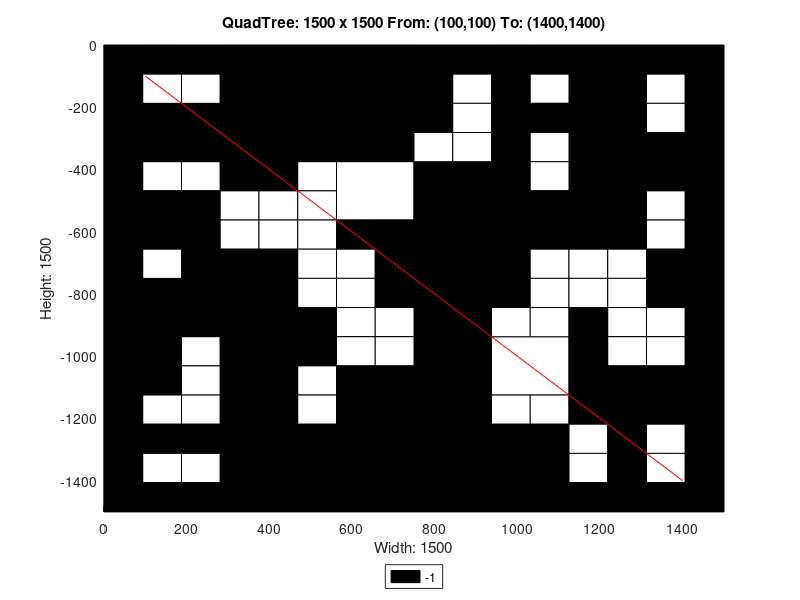

Here is the MATLAB script that generated this plot:
axis([0 1500 -1500 0]);
title('QuadTree: 1500 x 1500 From: (100,100) To: (1400,1400)');
xlabel('Width: 1500');
ylabel('Height: 1500');
rectangle('Position',[375 -375 375 375], 'FaceColor',[0 0 0]);
rectangle('Position',[0 -375 187.5 187.5], 'FaceColor',[0 0 0]);
rectangle('Position',[187.5 -375 187.5 187.5], 'FaceColor',[0 0 0]);
rectangle('Position',[562.5 -562.5 187.5 187.5], 'FaceColor',[1 1 1]);
rectangle('Position',[1125 -187.5 187.5 187.5], 'FaceColor',[0 0 0]);
rectangle('Position',[1125 -375 187.5 187.5], 'FaceColor',[0 0 0]);
rectangle('Position',[750 -562.5 187.5 187.5], 'FaceColor',[0 0 0]);
rectangle('Position',[750 -750 187.5 187.5], 'FaceColor',[0 0 0]);
rectangle('Position',[1125 -562.5 187.5 187.5], 'FaceColor',[0 0 0]);
rectangle('Position',[0 -937.5 187.5 187.5], 'FaceColor',[0 0 0]);
rectangle('Position',[187.5 -937.5 187.5 187.5], 'FaceColor',[0 0 0]);
rectangle('Position',[0 -1125 187.5 187.5], 'FaceColor',[0 0 0]);
rectangle('Position',[562.5 -1312.5 187.5 187.5], 'FaceColor',[0 0 0]);
rectangle('Position',[375 -1500 187.5 187.5], 'FaceColor',[0 0 0]);
rectangle('Position',[562.5 -1500 187.5 187.5], 'FaceColor',[0 0 0]);
rectangle('Position',[750 -937.5 187.5 187.5], 'FaceColor',[0 0 0]);
rectangle('Position',[750 -1125 187.5 187.5], 'FaceColor',[0 0 0]);
rectangle('Position',[937.5 -1125 187.5 187.5], 'FaceColor',[1 1 1]);
rectangle('Position',[750 -1312.5 187.5 187.5], 'FaceColor',[0 0 0]);
rectangle('Position',[750 -1500 187.5 187.5], 'FaceColor',[0 0 0]);
rectangle('Position',[937.5 -1500 187.5 187.5], 'FaceColor',[0 0 0]);
rectangle('Position',[0 -93.75 93.75 93.75], 'FaceColor',[0 0 0]);
rectangle('Position',[93.75 -93.75 93.75 93.75], 'FaceColor',[0 0 0]);
rectangle('Position',[0 -187.5 93.75 93.75], 'FaceColor',[0 0 0]);
rectangle('Position',[93.75 -187.5 93.75 93.75], 'FaceColor',[1 1 1]);
rectangle('Position',[187.5 -93.75 93.75 93.75], 'FaceColor',[0 0 0]);
rectangle('Position',[281.25 -93.75 93.75 93.75], 'FaceColor',[0 0 0]);
rectangle('Position',[187.5 -187.5 93.75 93.75], 'FaceColor',[1 1 1]);
rectangle('Position',[281.25 -187.5 93.75 93.75], 'FaceColor',[0 0 0]);
rectangle('Position',[0 -468.75 93.75 93.75], 'FaceColor',[0 0 0]);
rectangle('Position',[93.75 -468.75 93.75 93.75], 'FaceColor',[1 1 1]);
rectangle('Position',[0 -562.5 93.75 93.75], 'FaceColor',[0 0 0]);
rectangle('Position',[93.75 -562.5 93.75 93.75], 'FaceColor',[0 0 0]);
rectangle('Position',[187.5 -468.75 93.75 93.75], 'FaceColor',[1 1 1]);
rectangle('Position',[281.25 -468.75 93.75 93.75], 'FaceColor',[0 0 0]);
rectangle('Position',[187.5 -562.5 93.75 93.75], 'FaceColor',[0 0 0]);
rectangle('Position',[281.25 -562.5 93.75 93.75], 'FaceColor',[1 1 1]);
rectangle('Position',[0 -656.25 93.75 93.75], 'FaceColor',[0 0 0]);
rectangle('Position',[93.75 -656.25 93.75 93.75], 'FaceColor',[0 0 0]);
rectangle('Position',[0 -750 93.75 93.75], 'FaceColor',[0 0 0]);
rectangle('Position',[93.75 -750 93.75 93.75], 'FaceColor',[1 1 1]);
rectangle('Position',[187.5 -656.25 93.75 93.75], 'FaceColor',[0 0 0]);
rectangle('Position',[281.25 -656.25 93.75 93.75], 'FaceColor',[1 1 1]);
rectangle('Position',[187.5 -750 93.75 93.75], 'FaceColor',[0 0 0]);
rectangle('Position',[281.25 -750 93.75 93.75], 'FaceColor',[0 0 0]);
rectangle('Position',[375 -468.75 93.75 93.75], 'FaceColor',[0 0 0]);
rectangle('Position',[468.75 -468.75 93.75 93.75], 'FaceColor',[1 1 1]);
rectangle('Position',[375 -562.5 93.75 93.75], 'FaceColor',[1 1 1]);
rectangle('Position',[468.75 -562.5 93.75 93.75], 'FaceColor',[1 1 1]);
rectangle('Position',[375 -656.25 93.75 93.75], 'FaceColor',[1 1 1]);
rectangle('Position',[468.75 -656.25 93.75 93.75], 'FaceColor',[1 1 1]);
rectangle('Position',[375 -750 93.75 93.75], 'FaceColor',[0 0 0]);
rectangle('Position',[468.75 -750 93.75 93.75], 'FaceColor',[1 1 1]);
rectangle('Position',[562.5 -656.25 93.75 93.75], 'FaceColor',[0 0 0]);
rectangle('Position',[656.25 -656.25 93.75 93.75], 'FaceColor',[0 0 0]);
rectangle('Position',[562.5 -750 93.75 93.75], 'FaceColor',[1 1 1]);
rectangle('Position',[656.25 -750 93.75 93.75], 'FaceColor',[0 0 0]);
rectangle('Position',[750 -93.75 93.75 93.75], 'FaceColor',[0 0 0]);
rectangle('Position',[843.75 -93.75 93.75 93.75], 'FaceColor',[0 0 0]);
rectangle('Position',[750 -187.5 93.75 93.75], 'FaceColor',[0 0 0]);
rectangle('Position',[843.75 -187.5 93.75 93.75], 'FaceColor',[1 1 1]);
rectangle('Position',[937.5 -93.75 93.75 93.75], 'FaceColor',[0 0 0]);
rectangle('Position',[1031.25 -93.75 93.75 93.75], 'FaceColor',[0 0 0]);
rectangle('Position',[937.5 -187.5 93.75 93.75], 'FaceColor',[0 0 0]);
rectangle('Position',[1031.25 -187.5 93.75 93.75], 'FaceColor',[1 1 1]);
rectangle('Position',[750 -281.25 93.75 93.75], 'FaceColor',[0 0 0]);
rectangle('Position',[843.75 -281.25 93.75 93.75], 'FaceColor',[1 1 1]);
rectangle('Position',[750 -375 93.75 93.75], 'FaceColor',[1 1 1]);
rectangle('Position',[843.75 -375 93.75 93.75], 'FaceColor',[1 1 1]);
rectangle('Position',[937.5 -281.25 93.75 93.75], 'FaceColor',[0 0 0]);
rectangle('Position',[1031.25 -281.25 93.75 93.75], 'FaceColor',[0 0 0]);
rectangle('Position',[937.5 -375 93.75 93.75], 'FaceColor',[0 0 0]);
rectangle('Position',[1031.25 -375 93.75 93.75], 'FaceColor',[1 1 1]);
rectangle('Position',[1312.5 -93.75 93.75 93.75], 'FaceColor',[0 0 0]);
rectangle('Position',[1406.25 -93.75 93.75 93.75], 'FaceColor',[0 0 0]);
rectangle('Position',[1312.5 -187.5 93.75 93.75], 'FaceColor',[1 1 1]);
rectangle('Position',[1406.25 -187.5 93.75 93.75], 'FaceColor',[0 0 0]);
rectangle('Position',[1312.5 -281.25 93.75 93.75], 'FaceColor',[1 1 1]);
rectangle('Position',[1406.25 -281.25 93.75 93.75], 'FaceColor',[0 0 0]);
rectangle('Position',[1312.5 -375 93.75 93.75], 'FaceColor',[0 0 0]);
rectangle('Position',[1406.25 -375 93.75 93.75], 'FaceColor',[0 0 0]);
rectangle('Position',[937.5 -468.75 93.75 93.75], 'FaceColor',[0 0 0]);
rectangle('Position',[1031.25 -468.75 93.75 93.75], 'FaceColor',[1 1 1]);
rectangle('Position',[937.5 -562.5 93.75 93.75], 'FaceColor',[0 0 0]);
rectangle('Position',[1031.25 -562.5 93.75 93.75], 'FaceColor',[0 0 0]);
rectangle('Position',[937.5 -656.25 93.75 93.75], 'FaceColor',[0 0 0]);
rectangle('Position',[1031.25 -656.25 93.75 93.75], 'FaceColor',[0 0 0]);
rectangle('Position',[937.5 -750 93.75 93.75], 'FaceColor',[0 0 0]);
rectangle('Position',[1031.25 -750 93.75 93.75], 'FaceColor',[1 1 1]);
rectangle('Position',[1312.5 -468.75 93.75 93.75], 'FaceColor',[0 0 0]);
rectangle('Position',[1406.25 -468.75 93.75 93.75], 'FaceColor',[0 0 0]);
rectangle('Position',[1312.5 -562.5 93.75 93.75], 'FaceColor',[1 1 1]);
rectangle('Position',[1406.25 -562.5 93.75 93.75], 'FaceColor',[0 0 0]);
rectangle('Position',[1125 -656.25 93.75 93.75], 'FaceColor',[0 0 0]);
rectangle('Position',[1218.75 -656.25 93.75 93.75], 'FaceColor',[0 0 0]);
rectangle('Position',[1125 -750 93.75 93.75], 'FaceColor',[1 1 1]);
rectangle('Position',[1218.75 -750 93.75 93.75], 'FaceColor',[1 1 1]);
rectangle('Position',[1312.5 -656.25 93.75 93.75], 'FaceColor',[1 1 1]);
rectangle('Position',[1406.25 -656.25 93.75 93.75], 'FaceColor',[0 0 0]);
rectangle('Position',[1312.5 -750 93.75 93.75], 'FaceColor',[0 0 0]);
rectangle('Position',[1406.25 -750 93.75 93.75], 'FaceColor',[0 0 0]);
rectangle('Position',[187.5 -1031.25 93.75 93.75], 'FaceColor',[1 1 1]);
rectangle('Position',[281.25 -1031.25 93.75 93.75], 'FaceColor',[0 0 0]);
rectangle('Position',[187.5 -1125 93.75 93.75], 'FaceColor',[1 1 1]);
rectangle('Position',[281.25 -1125 93.75 93.75], 'FaceColor',[0 0 0]);
rectangle('Position',[375 -843.75 93.75 93.75], 'FaceColor',[0 0 0]);
rectangle('Position',[468.75 -843.75 93.75 93.75], 'FaceColor',[1 1 1]);
rectangle('Position',[375 -937.5 93.75 93.75], 'FaceColor',[0 0 0]);
rectangle('Position',[468.75 -937.5 93.75 93.75], 'FaceColor',[0 0 0]);
rectangle('Position',[562.5 -843.75 93.75 93.75], 'FaceColor',[1 1 1]);
rectangle('Position',[656.25 -843.75 93.75 93.75], 'FaceColor',[0 0 0]);
rectangle('Position',[562.5 -937.5 93.75 93.75], 'FaceColor',[1 1 1]);
rectangle('Position',[656.25 -937.5 93.75 93.75], 'FaceColor',[1 1 1]);
rectangle('Position',[375 -1031.25 93.75 93.75], 'FaceColor',[0 0 0]);
rectangle('Position',[468.75 -1031.25 93.75 93.75], 'FaceColor',[0 0 0]);
rectangle('Position',[375 -1125 93.75 93.75], 'FaceColor',[0 0 0]);
rectangle('Position',[468.75 -1125 93.75 93.75], 'FaceColor',[1 1 1]);
rectangle('Position',[562.5 -1031.25 93.75 93.75], 'FaceColor',[1 1 1]);
rectangle('Position',[656.25 -1031.25 93.75 93.75], 'FaceColor',[1 1 1]);
rectangle('Position',[562.5 -1125 93.75 93.75], 'FaceColor',[0 0 0]);
rectangle('Position',[656.25 -1125 93.75 93.75], 'FaceColor',[0 0 0]);
rectangle('Position',[0 -1218.75 93.75 93.75], 'FaceColor',[0 0 0]);
rectangle('Position',[93.75 -1218.75 93.75 93.75], 'FaceColor',[1 1 1]);
rectangle('Position',[0 -1312.5 93.75 93.75], 'FaceColor',[0 0 0]);
rectangle('Position',[93.75 -1312.5 93.75 93.75], 'FaceColor',[0 0 0]);
rectangle('Position',[187.5 -1218.75 93.75 93.75], 'FaceColor',[1 1 1]);
rectangle('Position',[281.25 -1218.75 93.75 93.75], 'FaceColor',[0 0 0]);
rectangle('Position',[187.5 -1312.5 93.75 93.75], 'FaceColor',[0 0 0]);
rectangle('Position',[281.25 -1312.5 93.75 93.75], 'FaceColor',[0 0 0]);
rectangle('Position',[0 -1406.25 93.75 93.75], 'FaceColor',[0 0 0]);
rectangle('Position',[93.75 -1406.25 93.75 93.75], 'FaceColor',[1 1 1]);
rectangle('Position',[0 -1500 93.75 93.75], 'FaceColor',[0 0 0]);
rectangle('Position',[93.75 -1500 93.75 93.75], 'FaceColor',[0 0 0]);
rectangle('Position',[187.5 -1406.25 93.75 93.75], 'FaceColor',[1 1 1]);
rectangle('Position',[281.25 -1406.25 93.75 93.75], 'FaceColor',[0 0 0]);
rectangle('Position',[187.5 -1500 93.75 93.75], 'FaceColor',[0 0 0]);
rectangle('Position',[281.25 -1500 93.75 93.75], 'FaceColor',[0 0 0]);
rectangle('Position',[375 -1218.75 93.75 93.75], 'FaceColor',[0 0 0]);
rectangle('Position',[468.75 -1218.75 93.75 93.75], 'FaceColor',[1 1 1]);
rectangle('Position',[375 -1312.5 93.75 93.75], 'FaceColor',[0 0 0]);
rectangle('Position',[468.75 -1312.5 93.75 93.75], 'FaceColor',[0 0 0]);
rectangle('Position',[937.5 -843.75 93.75 93.75], 'FaceColor',[0 0 0]);
rectangle('Position',[1031.25 -843.75 93.75 93.75], 'FaceColor',[1 1 1]);
rectangle('Position',[937.5 -937.5 93.75 93.75], 'FaceColor',[1 1 1]);
rectangle('Position',[1031.25 -937.5 93.75 93.75], 'FaceColor',[1 1 1]);
rectangle('Position',[1125 -843.75 93.75 93.75], 'FaceColor',[1 1 1]);
rectangle('Position',[1218.75 -843.75 93.75 93.75], 'FaceColor',[1 1 1]);
rectangle('Position',[1125 -937.5 93.75 93.75], 'FaceColor',[0 0 0]);
rectangle('Position',[1218.75 -937.5 93.75 93.75], 'FaceColor',[1 1 1]);
rectangle('Position',[1312.5 -843.75 93.75 93.75], 'FaceColor',[0 0 0]);
rectangle('Position',[1406.25 -843.75 93.75 93.75], 'FaceColor',[0 0 0]);
rectangle('Position',[1312.5 -937.5 93.75 93.75], 'FaceColor',[1 1 1]);
rectangle('Position',[1406.25 -937.5 93.75 93.75], 'FaceColor',[0 0 0]);
rectangle('Position',[1125 -1031.25 93.75 93.75], 'FaceColor',[0 0 0]);
rectangle('Position',[1218.75 -1031.25 93.75 93.75], 'FaceColor',[1 1 1]);
rectangle('Position',[1125 -1125 93.75 93.75], 'FaceColor',[0 0 0]);
rectangle('Position',[1218.75 -1125 93.75 93.75], 'FaceColor',[0 0 0]);
rectangle('Position',[1312.5 -1031.25 93.75 93.75], 'FaceColor',[1 1 1]);
rectangle('Position',[1406.25 -1031.25 93.75 93.75], 'FaceColor',[0 0 0]);
rectangle('Position',[1312.5 -1125 93.75 93.75], 'FaceColor',[0 0 0]);
rectangle('Position',[1406.25 -1125 93.75 93.75], 'FaceColor',[0 0 0]);
rectangle('Position',[937.5 -1218.75 93.75 93.75], 'FaceColor',[1 1 1]);
rectangle('Position',[1031.25 -1218.75 93.75 93.75], 'FaceColor',[1 1 1]);
rectangle('Position',[937.5 -1312.5 93.75 93.75], 'FaceColor',[0 0 0]);
rectangle('Position',[1031.25 -1312.5 93.75 93.75], 'FaceColor',[0 0 0]);
rectangle('Position',[1125 -1218.75 93.75 93.75], 'FaceColor',[0 0 0]);
rectangle('Position',[1218.75 -1218.75 93.75 93.75], 'FaceColor',[0 0 0]);
rectangle('Position',[1125 -1312.5 93.75 93.75], 'FaceColor',[1 1 1]);
rectangle('Position',[1218.75 -1312.5 93.75 93.75], 'FaceColor',[0 0 0]);
rectangle('Position',[1312.5 -1218.75 93.75 93.75], 'FaceColor',[0 0 0]);
rectangle('Position',[1406.25 -1218.75 93.75 93.75], 'FaceColor',[0 0 0]);
rectangle('Position',[1312.5 -1312.5 93.75 93.75], 'FaceColor',[1 1 1]);
rectangle('Position',[1406.25 -1312.5 93.75 93.75], 'FaceColor',[0 0 0]);
rectangle('Position',[1125 -1406.25 93.75 93.75], 'FaceColor',[1 1 1]);
rectangle('Position',[1218.75 -1406.25 93.75 93.75], 'FaceColor',[0 0 0]);
rectangle('Position',[1125 -1500 93.75 93.75], 'FaceColor',[0 0 0]);
rectangle('Position',[1218.75 -1500 93.75 93.75], 'FaceColor',[0 0 0]);
rectangle('Position',[1312.5 -1406.25 93.75 93.75], 'FaceColor',[1 1 1]);
rectangle('Position',[1406.25 -1406.25 93.75 93.75], 'FaceColor',[0 0 0]);
rectangle('Position',[1312.5 -1500 93.75 93.75], 'FaceColor',[0 0 0]);
rectangle('Position',[1406.25 -1500 93.75 93.75], 'FaceColor',[0 0 0]);
X=[1400,100];
Y=[-1400,-100];
hold on;
plot(X,Y,'r');
legend('-1','Location','southoutside');
